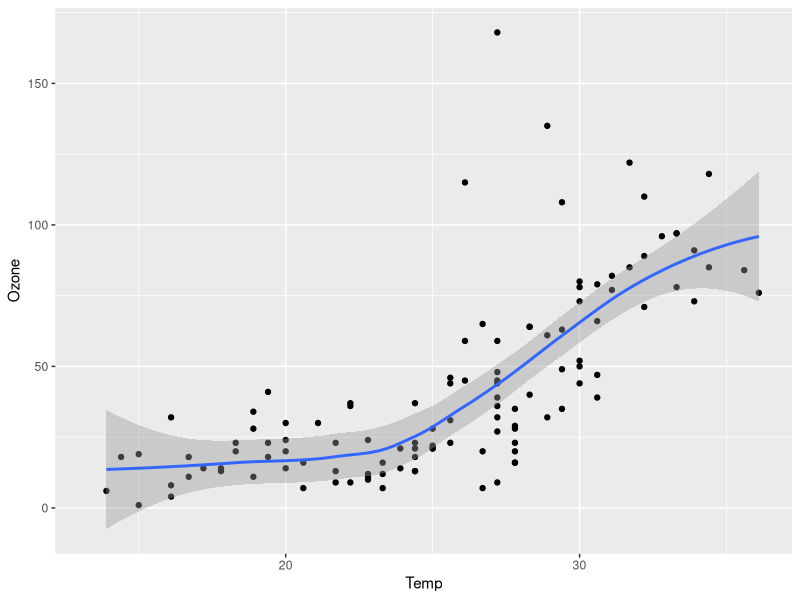
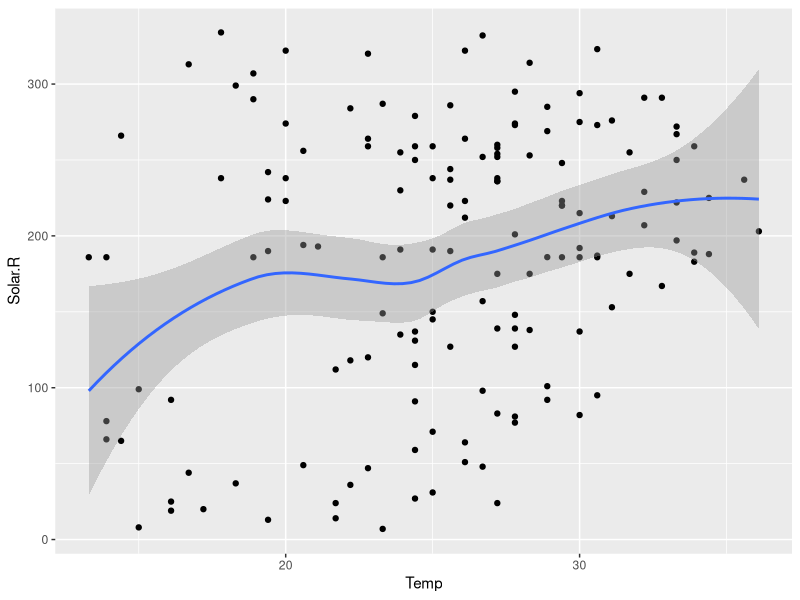

Generate these figures, in order, with R:
# An Ozone Analysis

library(ggplot2)

air <- read.csv("tidy_airquality.csv")

ggplot(air, aes(Temp, Ozone)) +
  geom_point() +
  geom_smooth()

ggplot(air, aes(Temp, Solar.R)) +
  geom_point() +
  geom_smooth()



